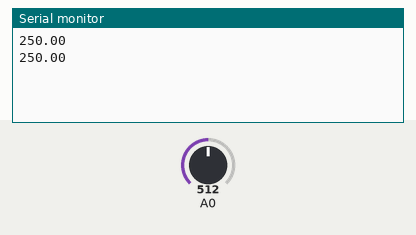
A sketch run on a simulated Arduino Uno, built with avr-gcc and run on an emulated ATmega328P. Shown: the last lines printed to the serial monitor. The inputs (shaded band) are chosen by the test bench; at power-on: A0 = 512.

Above: at 2.8 s.
2.9 s: A0 set to 716
At 4.7 s:
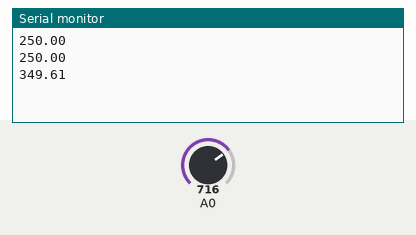
5.6 s: A0 set to 900
At 7.5 s:
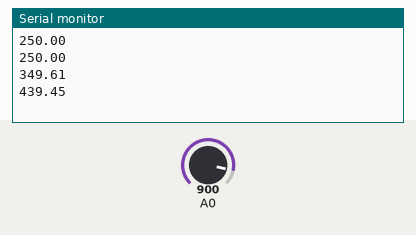
Timing chart, 0 to 9.0 s (numbered marks = the images above; inputs shaded):
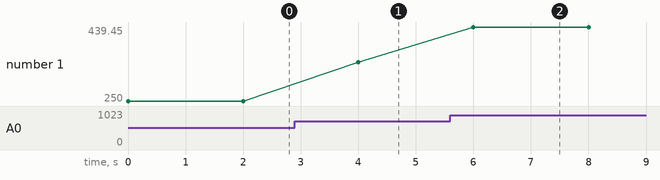

Measured:
- after the input at 2.9 s, the serial monitor: prints a new line after 1.1 s (image 1)
- after the input at 5.6 s, the serial monitor: prints a new line after 0.40 s (image 2)
- plotted number 1: 250 → 349.61 after the input at 2.9 s, 349.61 → 439.45 after the input at 5.6 s

The sketch:

Temp_sensor.ino
```cpp
void setup()
{
pinMode(A0, INPUT);
Serial.begin(9600);
}
void loop()
{
int step=analogRead(A0);
float temp= step*0.48828125;
Serial.println(temp);
delay(2000);
}
```
